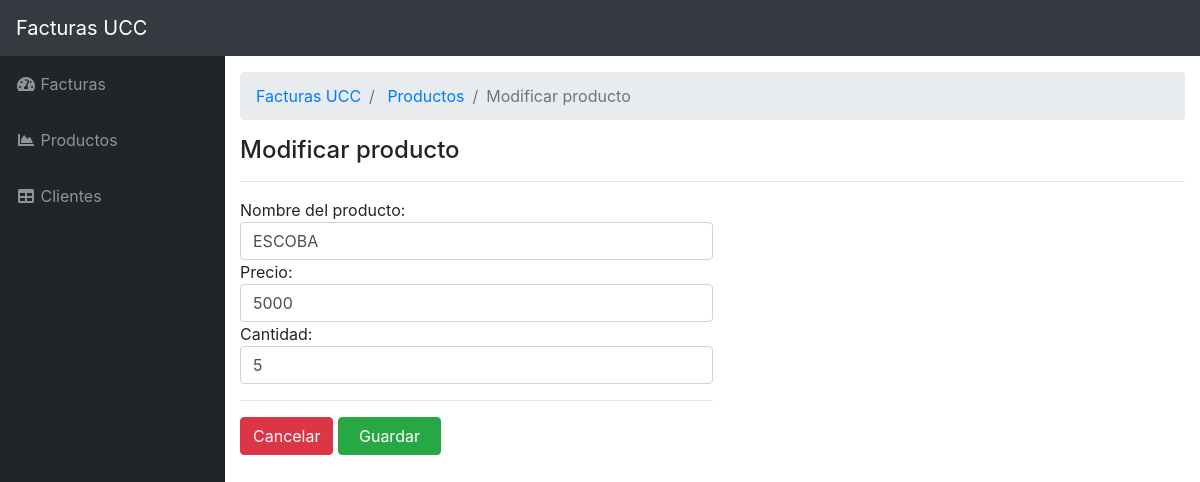
Screenshot of /productos/actualizar.php?id=1 with the database file from the repository.
### tables this page shows
CREATE TABLE `productos` (
  `id_producto` int(11) NOT NULL,
  `descripcion` varchar(255) NOT NULL,
  `precio` float NOT NULL,
  `cantidad` int(11) NOT NULL
);

### productos/actualizar.php (the view, shortened to what this page needs)
<?php
$servername = "localhost";
$username = "root";
$password = "";
$dbname = "formularios-factura";
$conn = new mysqli($servername, $username, $password, $dbname);
$sql = "SELECT * FROM `productos` WHERE `id_producto` = " . $_GET['id'];
$result = $conn->query($sql);
if ($result->num_rows > 0) {
    $producto = $result->fetch_all(MYSQLI_ASSOC);
} else {
    $producto = null;
}
?>
<?php require_once '../sitio/cabecera.php' ?>
<ol class="breadcrumb">
    <li class="breadcrumb-item">
        <a href="<?php echo BASE_URL_ ?>">Facturas UCC</a>
    </li>
    <li class="breadcrumb-item">
        <a href="<?php echo BASE_URL_ ?>productos">Productos</a>
    </li>
    <li class="breadcrumb-item active">Modificar producto</li>
</ol>
<h4>Modificar producto</h4>
<hr>
<div class="form-group w-50">
    <form action="actualizar.php?id=<?php echo $_GET['id'] ?>" method="post">
        Nombre del producto: <input class="form-control" required name="descripcion" value="<?php echo $producto[0]['descripcion'] ?>" type="text">
        Precio: <input class="form-control" required name="precio" value="<?php echo $producto[0]['precio'] ?>" type="number">
        Cantidad: <input class="form-control" required name="cantidad" value="<?php echo $producto[0]['cantidad'] ?>" type="number">
        <hr>
        <a class="btn btn-danger" href="index.php">Cancelar</a> <button class="btn btn-success " type="submit"><span class="px-2">Guardar</span></button>
    </form>
</div>
<?php require_once '../sitio/pie.php' ?>

### rows the page displays
productos: descripcion "ESCOBA", precio "5000", cantidad "5"
